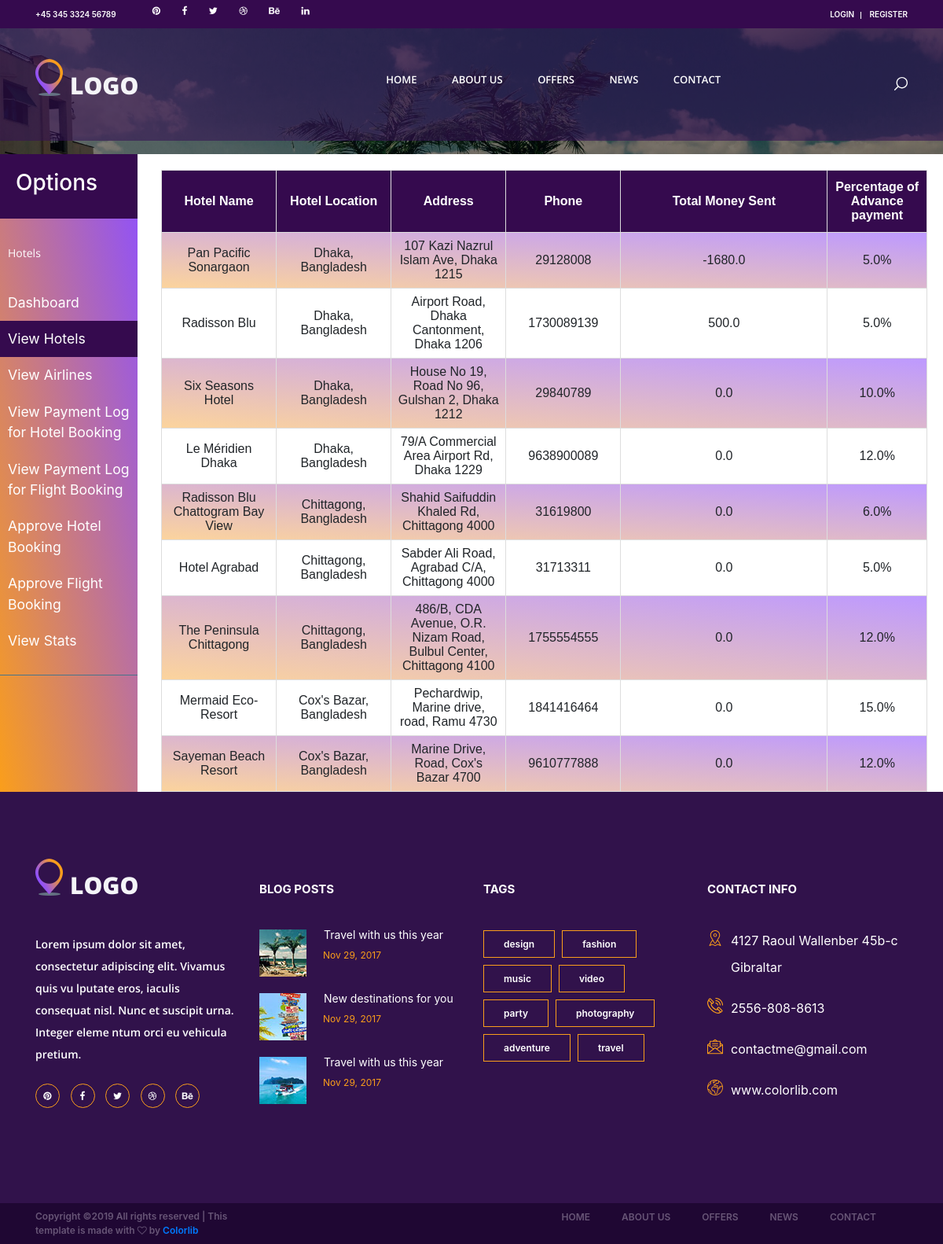
/viewHotels, run on the app's committed database.
### database/models.py (models this page shows, shortened)
class Hotel(models.Model):
    Hotel_Name = models.CharField(max_length=200)
    Hotel_Location = models.CharField(max_length=500)
    Hotel_Country = models.CharField(max_length=500, null=True)
    TotalSentMoney = models.FloatField()
    Percentage = models.FloatField()
    CompanyAdmin = models.ForeignKey(User, on_delete=models.CASCADE, null=True)
    Description = models.TextField(null=True)
    Address = models.CharField(max_length=200, null=True)
    Phone = models.PositiveIntegerField(null=True)
    Latitude = models.FloatField(null=True)
    Longitude = models.FloatField(null=True)

### siteadmin/views.py (the view)
# urls.py: path('viewHotels', views.viewHotels, name='HotelList'),
def viewHotels(request):
    cursor = connection.cursor()
    cursor.execute(
        "select Hotel_Name,Hotel_Location,Hotel_Country,Address,Phone,TotalSentMoney,Percentage from database_hotel")
    data = namedtuplefetchall(cursor)
    return render(request, "siteadmin/AdminHotels.html", {'data': data})

### siteadmin/views.py (called while the page is built)
def namedtuplefetchall(cursor):
    desc = cursor.description
    nt_result = namedtuple('Result', [col[0] for col in desc])
    return [nt_result(*row) for row in cursor.fetchall()]

### HotelFlight/templates/siteadmin/AdminHotels.html (shortened to what this page needs)
{% extends "search/base.html" %}
{% load static %}
{% load url_replace %}
{% load url_get %}
{% load widget_tweaks %}
{% block css %}
    <link rel="stylesheet" type="text/css" href="{% static 'search/styles/bootstrap4/bootstrap.min.css' %}">
    <link href="{% static 'search/plugins/font-awesome-4.7.0/css/font-awesome.min.css' %}" rel="stylesheet"
          type="text/css">
    <link rel="stylesheet" type="text/css" href="{% static 'search/styles/search.css' %}">
    <link rel="stylesheet" type="text/css" href="{% static 'search/styles/single_listing_styles.css' %}">
    <link rel="stylesheet" type="text/css" href="{% static 'search/styles/responsive.css' %}">
    <link rel="stylesheet" type="text/css" href="{% static 'gijgo/js/gijgo.min.css' %}">
    <link rel="stylesheet" type="text/css" href="{% static 'adminpanel/sidebar.css' %}">
    <link rel="stylesheet" href="https://maxcdn.bootstrapcdn.com/bootstrap/4.0.0/css/bootstrap.min.css"
>
{% endblock css %}
{% block content %}
    <div class="offers">
        <div class="hero-image"
             style="height:24.5%;background-image: linear-gradient(rgba(0, 0, 0, 0.5), rgba(0, 0, 0, 0.5)), url({% static 'search/images/single_background.jpg' %})">
        </div>
        <div class="">
            <div class="row">
                <div class="col-lg-2" style="display: flex">
                    <nav id="sidebar">
                        <div class="sidebar-header">
                            <h3>Options</h3>
                        </div>
                        <ul class="list-unstyled components">
                            <p>Hotels</p>
                          <li class="">
                                <a href="{% url 'SiteAdminDash' %}">Dashboard</a>
                            </li>
                            <li class="active">
                                <a href="{% url 'HotelList' %}">View Hotels</a>
                            </li>
                            <li class="">
                                <a href="{% url 'AirlinesList' %}">View Airlines</a>
                            </li>
                            <li class="">
                                <a href="{% url 'HotelPaymentLog' %}">View Payment Log for Hotel Booking</a>
                            </li>
                            <li class="">
                                <a href="{% url 'AirlinesPaymentLog' %}">View Payment Log for Flight Booking</a>
                            </li>
                            <li class="">
                                <a href="{% url 'ApproveHotelBooking' %}">Approve Hotel Booking</a>
                            </li>
                            <li class="">
                                <a href="{% url 'ApproveFlightBooking' %}">Approve Flight Booking</a>
                            </li>
                            <li class="">
                                <a href="{% url 'Statistics' %}">View Stats</a>
                            </li>
                        </ul>
                    </nav>
                </div>
                <div class="col-lg-10" style="padding-right: 35px;">
                    <div class="rooms" style="margin-top: 20px;">
                        <table id="roomstable" width="100%">
                            <tr align="center">
                                <th width="15%">
                                    Hotel Name
                                </th>
                                <th width="15%">
                                    Hotel Location
                                </th>
                                <th width="15%">
                                    Address
                                </th>
                                <th width="15%">
                                   Phone
                                </th>
                                <th>
                                    Total Money Sent
                                </th>
                                <th width="13%">
                                    Percentage of Advance payment
                                </th>
                            </tr>
                            {% for datum in data %}
                                <tr align="center">
                                    <td>
                                        {{ datum.Hotel_Name }}
                                    </td>
                                    <td>
                                        {{ datum.Hotel_Location }}, {{ datum.Hotel_Country }}
                                    </td>
                                    <td>
                                        {{ datum.Address }}
                                    </td>
                                    <td>
                                        {{ datum.Phone }}
                                    </td>
                                    <td>
                                        {{ datum.TotalSentMoney }}
                                    </td>
                                    <td>
                                        {{ datum.Percentage }}%
                                    </td>
                                </tr>
                            {% endfor %}
                        </table>
                    </div>
                </div>
            </div>
        </div>
    </div>
    </div>
{% endblock content %}

### HotelFlight/static/search/styles/search.css (style rules this page uses)
* { margin: 0; padding: 0; -webkit-font-smoothing: antialiased; -webkit-text-shadow: rgba(0, 0, 0, .01) 0 0 1px; text-shadow: rgba(0, 0, 0, .01) 0 0 1px; }
body { font-family: 'Open Sans', sans-serif; font-size: 14px; font-weight: 400; background: #FFFFFF; }
div { display: block; position: relative; -webkit-box-sizing: border-box; -moz-box-sizing: border-box; box-sizing: border-box; }
ul { list-style: none; margin-bottom: 0px; }
p { font-family: 'Open Sans', sans-serif; font-size: 14px; line-height: 2; font-weight: 400; color: white; -webkit-font-smoothing: antialiased; -webkit-text-shadow: rgba(0, 0, 0, .01) 0 0 1px; text-shadow: rgba(0, 0, 0, .01) 0 0 1px; }
a, a:hover, a:visited, a:active, a:link { text-decoration: none; -webkit-font-smoothing: antialiased; -webkit-text-shadow: rgba(0, 0, 0, .01) 0 0 1px; text-shadow: rgba(0, 0, 0, .01) 0 0 1px; }
h3 { font-size: 24px; }
h1, h2, h3, h4, h5, h6 { font-family: 'Open Sans', sans-serif; -webkit-font-smoothing: antialiased; -webkit-text-shadow: rgba(0, 0, 0, .01) 0 0 1px; text-shadow: rgba(0, 0, 0, .01) 0 0 1px; }
.offers { position: static; padding-top: 0px; padding-bottom: 0px; margin: 0px; padding-left: 0px; }
.hero-image { height: 38%; background-position: center; background-repeat: no-repeat; background-size: cover; position: relative; }

### HotelFlight/static/search/styles/single_listing_styles.css (style rules this page uses)
* { margin: 0; padding: 0; -webkit-font-smoothing: antialiased; -webkit-text-shadow: rgba(0,0,0,.01) 0 0 1px; text-shadow: rgba(0,0,0,.01) 0 0 1px; }
body { font-family: 'Open Sans', sans-serif; font-size: 14px; font-weight: 400; background: #FFFFFF; color: #a5a5a5; }
div { display: block; position: relative; -webkit-box-sizing: border-box; -moz-box-sizing: border-box; box-sizing: border-box; }
ul { list-style: none; margin-bottom: 0px; }
p { font-family: 'Open Sans', sans-serif; font-size: 14px; line-height: 2; font-weight: 400; color: #929191; -webkit-font-smoothing: antialiased; -webkit-text-shadow: rgba(0,0,0,.01) 0 0 1px; text-shadow: rgba(0,0,0,.01) 0 0 1px; }
a, a:hover, a:visited, a:active, a:link { text-decoration: none; -webkit-font-smoothing: antialiased; -webkit-text-shadow: rgba(0,0,0,.01) 0 0 1px; text-shadow: rgba(0,0,0,.01) 0 0 1px; }
h3 { font-size: 24px; }
h1, h2, h3, h4, h5, h6 { font-family: 'Open Sans', sans-serif; -webkit-font-smoothing: antialiased; -webkit-text-shadow: rgba(0,0,0,.01) 0 0 1px; text-shadow: rgba(0,0,0,.01) 0 0 1px; }
.rooms { margin-top: 69px; }

### HotelFlight/static/adminpanel/sidebar.css (style rules this page uses)
#sidebar { min-width: 100%; max-width: 100%; min-height: 100vh; background: linear-gradient(to top right, #fa9e1b, #8d4fff); color: #fff; transition: all 0.3s; }
#sidebar .sidebar-header { padding: 20px; background: #350a4e; }
#sidebar ul.components { padding: 20px 0; border-bottom: 1px solid #47748b; color: white; }
#sidebar ul p { color: #fff; padding: 10px; }
#sidebar ul li a { padding: 10px; font-size: 1.1em; display: block; color: #fff; }
#sidebar ul li.active > a, a[aria-expanded="true"] { color: #fff; background: #350a4e; }
* { box-sizing: border-box; }
.row:after { content: ""; display: table; clear: both; }
.active, .demo:hover { opacity: 1; }

### HotelFlight/templates/siteadmin/AdminHotels.html (style rules this page uses)
#roomstable { font-family: "Trebuchet MS", Arial, Helvetica, sans-serif; border-collapse: collapse; width: 100%; }
#roomstable td, #roomstable th { border: 1px solid #ddd; padding: 8px; }
#roomstable tr:nth-child(even) { background: linear-gradient(to top right, #fcd49c, #bd99ff); }
#roomstable th { padding-top: 12px; padding-bottom: 12px; background-color: #350a4e; color: white; }

### data on the page
Hotel: Hotel_Name "Pan Pacific Sonargaon", Hotel_Location "Dhaka", Hotel_Country "Bangladesh", Address "107 Kazi Nazrul Islam Ave, Dhaka 1215", Phone "29128008", TotalSentMoney "-1680.0", Percentage "5.0"
Hotel: Hotel_Name "Radisson Blu", Hotel_Location "Dhaka", Hotel_Country "Bangladesh", Address "Airport Road, Dhaka Cantonment, Dhaka 1206", Phone "1730089139", TotalSentMoney "500.0", Percentage "5.0"
Hotel: Hotel_Name "Six Seasons Hotel", Hotel_Location "Dhaka", Hotel_Country "Bangladesh", Address "House No 19, Road No 96, Gulshan 2, Dhaka 1212", Phone "29840789", TotalSentMoney "0.0", Percentage "10.0"
Hotel: Hotel_Name "Le Méridien Dhaka", Hotel_Location "Dhaka", Hotel_Country "Bangladesh", Address "79/A Commercial Area Airport Rd, Dhaka 1229", Phone "9638900089", TotalSentMoney "0.0", Percentage "12.0"
Hotel: Hotel_Name "Radisson Blu Chattogram Bay View", Hotel_Location "Chittagong", Hotel_Country "Bangladesh", Address "Shahid Saifuddin Khaled Rd, Chittagong 4000", Phone "31619800", TotalSentMoney "0.0", Percentage "6.0"
Hotel: Hotel_Name "Hotel Agrabad", Hotel_Location "Chittagong", Hotel_Country "Bangladesh", Address "Sabder Ali Road, Agrabad C/A, Chittagong 4000", Phone "31713311", TotalSentMoney "0.0", Percentage "5.0"
Hotel: Hotel_Name "The Peninsula Chittagong", Hotel_Location "Chittagong", Hotel_Country "Bangladesh", Address "486/B, CDA Avenue, O.R. Nizam Road, Bulbul Center, Chittagong 4100", Phone "1755554555", TotalSentMoney "0.0", Percentage "12.0"
Hotel: Hotel_Name "Mermaid Eco-Resort", Hotel_Location "Cox's Bazar", Hotel_Country "Bangladesh", Address "Pechardwip, Marine drive, road, Ramu 4730", Phone "1841416464", TotalSentMoney "0.0", Percentage "15.0"
Hotel: Hotel_Name "Sayeman Beach Resort", Hotel_Location "Cox's Bazar", Hotel_Country "Bangladesh", Address "Marine Drive, Road, Cox's Bazar 4700", Phone "9610777888", TotalSentMoney "0.0", Percentage "12.0"
